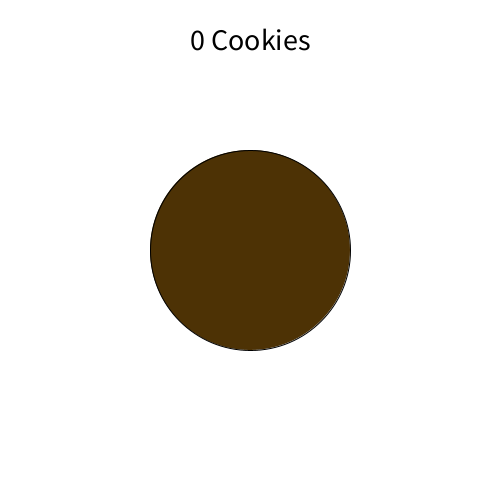
Frame 1 (no input)
Frame 60 (the mouse pressed at the canvas centre just before this capture): identical to frame 1, image omitted
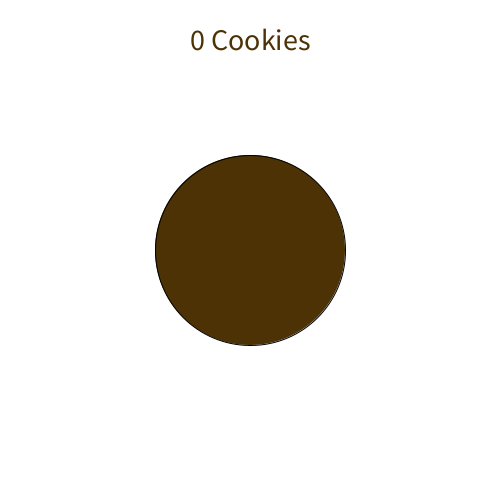
Frame 120 (the mouse held since frame 60 and released just before this capture)

The Processing sketch that drew these frames (run headless with seeded random() and noise(); from frame 60 on, the mouse is pressed at the canvas centre):

// Processing sketch: Cookie_Clicker_Processing
// ── Cookie_Clicker_Processing.pde
int cookies = 0;
boolean x;
void setup() {
size(500,500);
textSize(30);
}

void draw() {
  background(255,255,255);
if(mousePressed==true){
fill(77,50,5);
ellipse(250,250,190,190);
}else {
fill(77,50,5);
ellipse(250,250,200,200);
fill(0,0,0);
}
text(cookies + " Cookies",190,50);
}

void mouseClicked() {
  if(dist(250,250,mouseX,mouseY)<100){
cookies = cookies+1;
  }
}
